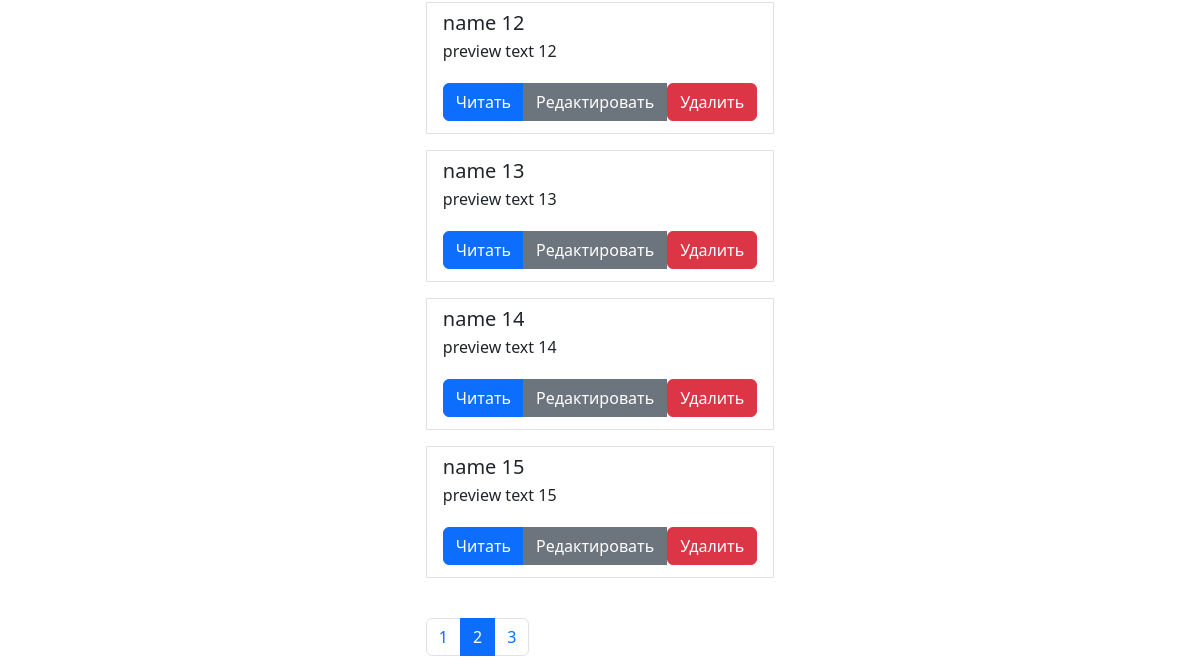
Before: / (lower part) with the older database file.
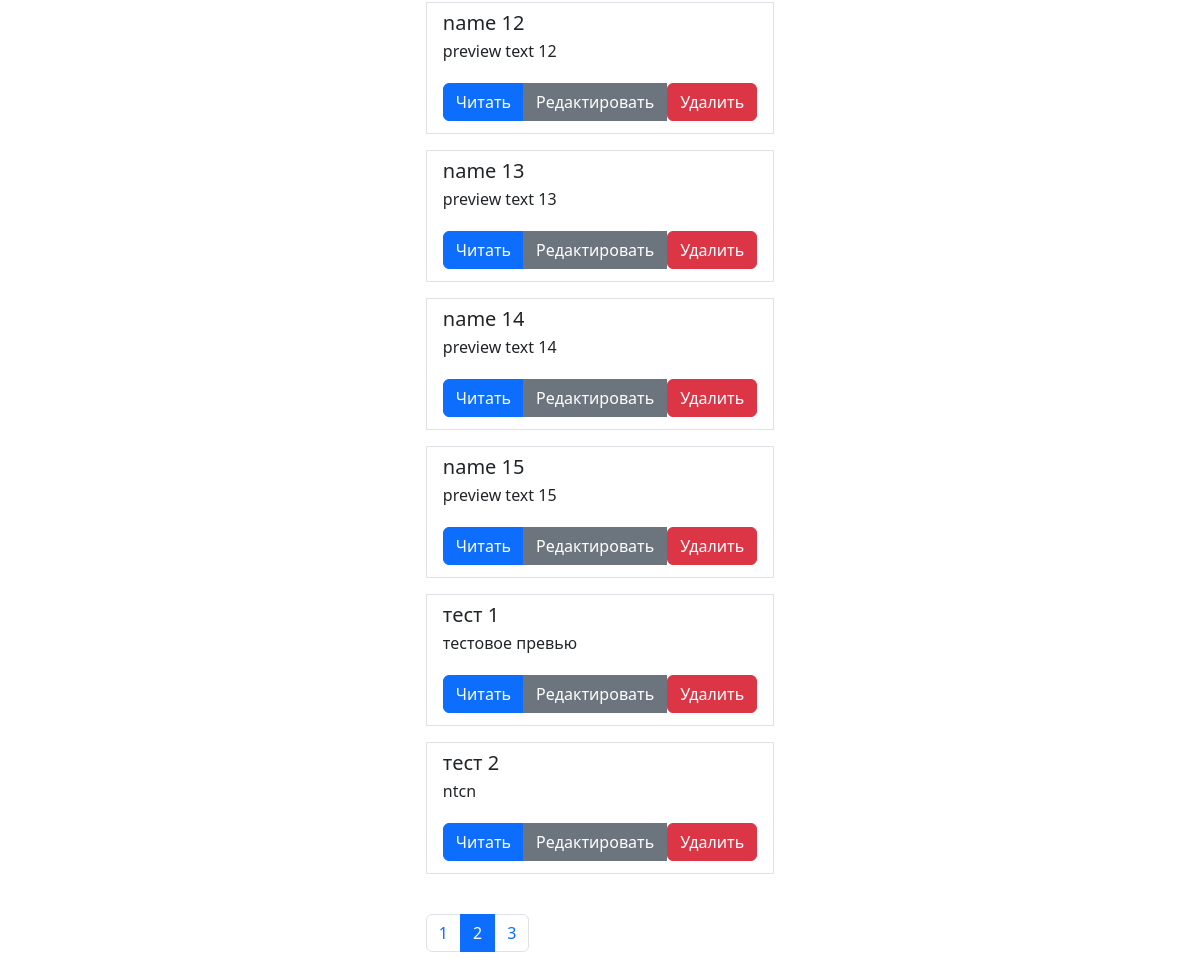
After: the same page with the newer database file.
### tables this page shows
CREATE TABLE news (
    id INTEGER PRIMARY KEY AUTOINCREMENT,
    name TEXT,
    preview TEXT,
    detail TEXT
);

### kernel/View/View.php (called while the page is built, shortened)
<?php
class View
{
    public function show(string $name, array $data = []): void
    {
        $viewPath = APP_PATH."/views/$name.php";
        extract($data);
        include_once $viewPath;
    }
}

### kernel/Controller/Controller.php (called while the page is built, shortened)
<?php
abstract class Controller
{
    private View $view;
    private Database $database;
    public function setView(View $view): void
    {
        $this->view = $view;
    }
    public function view(string $name, array $data = []): void
    {
        $this->view->show($name, $data);
    }
    public function setDatabase(Database $database): void
    {
        $this->database = $database;
    }
    public function db(): Database
    {
        return $this->database;
    }
}

### src/Controllers/NewsController.php (called while the page is built, shortened)
<?php
class NewsController extends Controller
{
    public function index(): void
    {
        $news = $this->db()->all('news');
        $this->view('home', [
            'news' => $news,
        ]);
    }
}

### kernel/App.php (called while the page is built, shortened)
<?php
class App
{
    private Container $container;
    public function __construct()
    {
        $this->container = new Container();
    }
    public function init(): void
    {
        $this->container->router->dispatch(
            $this->container->request->uri(),
            $this->container->request->method()
        );
    }
}

### public/index.php (called while the page is built, shortened)
<?php
$app = new App();
$app->init();

### kernel/Database/Database.php (called while the page is built, shortened)
<?php
class Database
{
    private \PDO $pdo;
    private function connect()
    {
        $path = $this->config->get('DB_PATH');
        try {
            $this->pdo = new \PDO("sqlite:" . $path);
        } catch (\PDOException $exception) {
            exit($exception->getMessage());
        }
    }
    public function all(string $table): array
    {
        $result = [];
        $sql = "SELECT * FROM $table";
        $stmt = $this->pdo->prepare($sql);
        $stmt->execute();
        while ($row = $stmt->fetch(\PDO::FETCH_ASSOC)) {
            $result[] = [
                'id' => $row['id'],
                'name' => $row['name'],
                'preview' => $row['preview'],
                'detail' => $row['detail'],
            ];
        }
        return $result;
    }
}

### config/config.php (called while the page is built)
<?php
return [
    'DB_PATH' => APP_PATH . '\db.sqlite',
];

### kernel/Config/Config.php (called while the page is built, shortened)
<?php
class Config
{
    public function get(string $key, $default = null): mixed
    {
        $config = require APP_PATH."/config/config.php";
        return $config[$key] ?? $default;
    }
}

### views/home.php (the view, shortened to what this page needs)
<?php include_once 'includes/header.php'?>
<div>
    <div class="list-group">
        <?php foreach ($news as $item): ?>
            <div class="mb-3">
                <div class="list-group-item list-group-item-action">
                    <div class="d-flex w-100 justify-content-between">
                        <h5 class="mb-1"><?= $item['name'] ?></h5>
                    </div>
                    <p class="mb-1"><?= $item['preview'] ?></p>
                    <div class="mt-3 mb-1 btn-group">
                        <a href="" class="btn btn-primary">Читать</a>
                        <a href="" class="btn btn-secondary">Редактировать</a>
                        <form action=""  method="post">
                            <button type="submit" class="btn btn-danger">Удалить</button>
                        </form>
                    </div>
                </div>
            </div>
        <?php endforeach; ?>
    </div>
    <nav class="mt-4">
        <ul class="pagination">
            <li class="page-item"><a class="page-link" href="#">1</a></li>
            <li class="page-item active">
                <a class="page-link" href="#">2</a>
            </li>
            <li class="page-item"><a class="page-link" href="#">3</a></li>
        </ul>
    </nav>
</div>
<?php include_once 'includes/footer.php'?>

Changed rows visible on the page:
added news: name "тест 1", preview "тестовое превью"
added news: name "тест 2", preview "ntcn"
